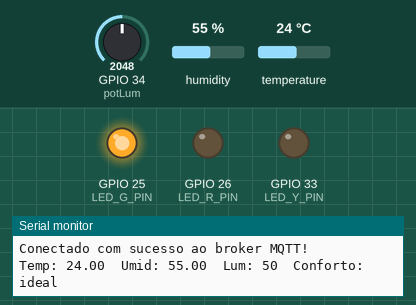
Bench run of a sketch on a simulated ESP32. Parts: output pins drawn as LEDs (lit = HIGH), the last lines printed to the serial monitor. Inputs (shaded band) come from the test bench; at power-on: humidity 55 %, GPIO 34 (potLum) = 2048, temperature 24 °C. WiFi joins after 1.5 s; servers stay silent unless stated; no MQTT or app messages arrive unless stated; pins used as bus, display or sensor lines are not drawn.

Above: at 10.4 s.
10.5 s: humidity set to 41 %
15.4 s: humidity set to 38 %
At 20.4 s:
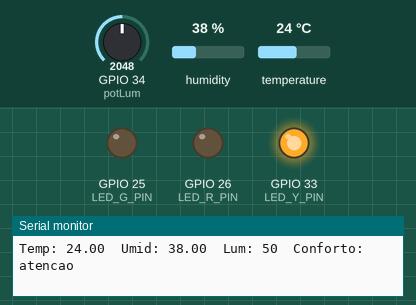
20.7 s: GPIO 34 (potLum) set to 1255
25.4 s: GPIO 34 (potLum) set to 1166
At 30.0 s:
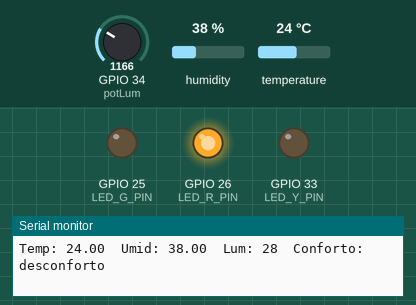
Timing chart, 0 to 31.5 s (numbered marks = the images above; inputs shaded):
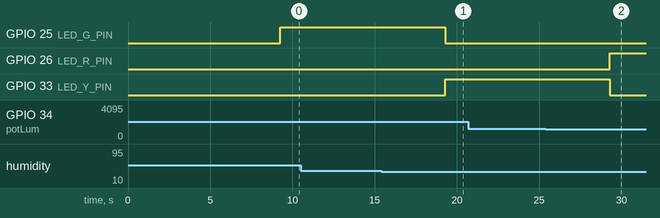

Measured:
- the behaviour switches between 40 and 39 % on humidity (found by bisection; images 0 and 1)
- the behaviour switches between 1229 and 1228 on GPIO 34 (potLum) (found by bisection; images 1 and 2)
- after the input at 15.4 s, GPIO 25 (LED_G_PIN): HIGH → LOW after 3.9 s; GPIO 33 (LED_Y_PIN): LOW → HIGH after 3.9 s
- after the input at 25.4 s, GPIO 26 (LED_R_PIN): LOW → HIGH after 3.9 s; GPIO 33 (LED_Y_PIN): HIGH → LOW after 3.9 s

The sketch:

GS-2.ino
```cpp
#include <WiFi.h>
#include <PubSubClient.h>
#include <DHT.h>

// Configurações - variáveis editáveis
const char* default_SSID = "Wokwi-GUEST"; // Nome da rede Wi-Fi
const char* default_PASSWORD = ""; // Senha da rede Wi-Fi
const char* default_BROKER_MQTT = "51.120.0.220";// IP do Broker MQTT
const int default_BROKER_PORT = 1883; // Porta do Broker MQTT
const char* default_TOPICO_SUBSCRIBE = "/TEF/lamp001/cmd"; // Tópico MQTT de escuta
const char* default_TOPICO_PUBLISH_1 = "/TEF/lamp001/attrs"; // Tópico MQTT de envio de informações para Broker
const char* default_TOPICO_PUBLISH_2 = "/TEF/lamp001/attrs/l"; // Tópico MQTT de envio de informações para Broker luminosity
const char* default_TOPICO_PUBLISH_3 = "/TEF/lamp001/attrs/h"; // humidity
const char* default_TOPICO_PUBLISH_4 = "/TEF/lamp001/attrs/t"; // temperature
const char* default_TOPICO_PUBLISH_5 = "/TEF/lamp001/attrs/d"; // Distancia
const char* default_ID_MQTT = "fiware_001"; // ID MQTT
const int default_D4 = 2; // Pino do LED onboard
// Declaração da variável para o prefixo do tópico
const char* topicPrefix = "lamp001";

// Variáveis para configurações editáveis
char* SSID = const_cast<char*>(default_SSID);
char* PASSWORD = const_cast<char*>(default_PASSWORD);
char* BROKER_MQTT = const_cast<char*>(default_BROKER_MQTT);
int BROKER_PORT = default_BROKER_PORT;
char* TOPICO_SUBSCRIBE = const_cast<char*>(default_TOPICO_SUBSCRIBE);
char* TOPICO_PUBLISH_1 = const_cast<char*>(default_TOPICO_PUBLISH_1);
char* TOPICO_PUBLISH_2 = const_cast<char*>(default_TOPICO_PUBLISH_2);
char* TOPICO_PUBLISH_3 = const_cast<char*>(default_TOPICO_PUBLISH_3);
char* TOPICO_PUBLISH_4 = const_cast<char*>(default_TOPICO_PUBLISH_4);
char* TOPICO_PUBLISH_5 = const_cast<char*>(default_TOPICO_PUBLISH_5);
char* ID_MQTT = const_cast<char*>(default_ID_MQTT);
int D4 = default_D4;

WiFiClient espClient;
PubSubClient MQTT(espClient);
char EstadoSaida = '0';

// Temperatura e Umidade com DHT22
#define DHTPIN 15 // Pino GPIO15 do ESP32 para o DHT22
#define DHTTYPE DHT22 // Tipo de sensor DHT (DHT22)
DHT dht(DHTPIN, DHTTYPE);

// Definindo portas LED
#define LED_R_PIN 26
#define LED_G_PIN 25
#define LED_Y_PIN 33

void initSerial() {
    Serial.begin(115200);
}

void initWiFi() {
    delay(10);
    Serial.println("------Conexao WI-FI------");
    Serial.print("Conectando-se na rede: ");
    Serial.println(SSID);
    Serial.println("Aguarde");
    reconectWiFi();
}

void initMQTT() {
    MQTT.setServer(BROKER_MQTT, BROKER_PORT);
    MQTT.setCallback(mqtt_callback);
}

void setup() {
    InitOutput();
    initSerial();
    dht.begin();
    initWiFi();
    initMQTT();
    delay(5000);

    pinMode(LED_R_PIN, OUTPUT);
    pinMode(LED_G_PIN, OUTPUT);
    pinMode(LED_Y_PIN, OUTPUT);

    digitalWrite(LED_R_PIN, LOW);
    digitalWrite(LED_G_PIN, LOW);
    digitalWrite(LED_Y_PIN, LOW);
}

void loop() {
    // 1) Garante que Wi-Fi e MQTT estão conectados
    VerificaConexoesWiFIEMQTT();
    MQTT.loop();

    // 2) Faz uma leitura completa do ambiente
    handleLuminosity();

    // 3) Espera 5 segundos até a próxima medição
    delay(5000);
}


void reconectWiFi() {
    if (WiFi.status() == WL_CONNECTED)
        return;
    WiFi.begin(SSID, PASSWORD);
    while (WiFi.status() != WL_CONNECTED) {
        delay(1000);
        Serial.print(".");
    }
    Serial.println();
    Serial.println("Conectado com sucesso na rede ");
    Serial.print(SSID);
    Serial.println("IP obtido: ");
    Serial.println(WiFi.localIP());

    // Garantir que o LED inicie desligado
    digitalWrite(D4, LOW);
}

void mqtt_callback(char* topic, byte* payload, unsigned int length) {
    String msg;
    for (int i = 0; i < length; i++) {
        char c = (char)payload[i];
        msg += c;
    }
    Serial.print("- Mensagem recebida: ");
    Serial.println(msg);

    // Forma o padrão de tópico para comparação
    String onTopic = String(topicPrefix) + "@on|";
    String offTopic = String(topicPrefix) + "@off|";

    // Compara com o tópico recebido
    if (msg.equals(onTopic)) {
        digitalWrite(D4, HIGH);
        EstadoSaida = '1';
    }

    if (msg.equals(offTopic)) {
        digitalWrite(D4, LOW);
        EstadoSaida = '0';
    }
}

void VerificaConexoesWiFIEMQTT() {
    if (!MQTT.connected())
        reconnectMQTT();
    reconectWiFi();
}

void EnviaEstadoOutputMQTT() {
    if (EstadoSaida == '1') {
        MQTT.publish(TOPICO_PUBLISH_1, "s|on");
        Serial.println("- Led Ligado");
    }

    if (EstadoSaida == '0') {
        MQTT.publish(TOPICO_PUBLISH_1, "s|off");
        Serial.println("- Led Desligado");
    }
    Serial.println("- Estado do LED onboard enviado ao broker!");
    delay(5000);
}

void InitOutput() {
    pinMode(D4, OUTPUT);
    digitalWrite(D4, HIGH);
    boolean toggle = false;

    for (int i = 0; i <= 10; i++) {
        toggle = !toggle;
        digitalWrite(D4, toggle);
        delay(200);
    }
}

void reconnectMQTT() {
    while (!MQTT.connected()) {
        Serial.print("* Tentando se conectar ao Broker MQTT: ");
        Serial.println(BROKER_MQTT);
        if (MQTT.connect(ID_MQTT)) {
            Serial.println("Conectado com sucesso ao broker MQTT!");
            MQTT.subscribe(TOPICO_SUBSCRIBE);
        } else {
            Serial.println("Falha ao reconectar no broker.");
            Serial.println("Haverá nova tentativa de conexão em 2s");
            delay(2000);
        }
    }
}

void handleLuminosity() {
    // 1) Leitura da luminosidade no pino 34 (LDR ou potenciometro)
    const int potLum = 34;
    int sensorValue = analogRead(potLum);
    int luminosity = map(sensorValue, 0, 4095, 0, 100); // 0 a 100 %

    // 2) Leitura dos sensores de temperatura e umidade (DHT22)
    float h = dht.readHumidity();
    float t = dht.readTemperature();

    if (isnan(h) || isnan(t)) {
      Serial.println("Falha ao ler o sensor DHT22!");
      return;
    }

    // 3) Publica os valores brutos nos tópicos que você já usa
    String msgLum = String(luminosity);
    MQTT.publish(TOPICO_PUBLISH_2, msgLum.c_str()); // luminosidade

    String msgHum = String(h);
    MQTT.publish(TOPICO_PUBLISH_3, msgHum.c_str()); // umidade

    String msgTemp = String(t);
    MQTT.publish(TOPICO_PUBLISH_4, msgTemp.c_str()); // temperatura

    // 4) Calcula o "score" de conforto
    // Regras:
    //  - Temperatura ideal: 20 a 26 C
    //  - Umidade ideal:     40 a 60 %
    //  - Luminosidade ideal:30 a 80 %
    int score = 0;
    if (t >= 20 && t <= 26) score++;
    if (h >= 40 && h <= 60) score++;
    if (luminosity >= 30 && luminosity <= 80) score++;

    String comfort;
    if (score == 3) {
      comfort = "ideal";
    } else if (score == 2) {
      comfort = "atencao";
    } else {
      comfort = "desconforto";
    }

    // 5) Atualiza os LEDs de status
    // LED_G_PIN -> verde   (ideal)
    // LED_Y_PIN -> amarelo (atencao)
    // LED_R_PIN -> vermelho(desconforto)

    if (comfort == "ideal") {
      digitalWrite(LED_G_PIN, HIGH);
      digitalWrite(LED_Y_PIN, LOW);
      digitalWrite(LED_R_PIN, LOW);
    } else if (comfort == "atencao") {
      digitalWrite(LED_G_PIN, LOW);
      digitalWrite(LED_Y_PIN, HIGH);
      digitalWrite(LED_R_PIN, LOW);
    } else { // desconforto
      digitalWrite(LED_G_PIN, LOW);
      digitalWrite(LED_Y_PIN, LOW);
      digitalWrite(LED_R_PIN, HIGH);
    }

    // 6) Publica um resumo do conforto no tópico principal
    // Formato FIWARE: "comfort|ideal" etc.
    String msgComfort = "comfort|" + comfort;
    MQTT.publish(TOPICO_PUBLISH_1, msgComfort.c_str());

    // 7) Log no Serial para visualizar
    Serial.print("Temp: ");
    Serial.print(t);
    Serial.print("  Umid: ");
    Serial.print(h);
    Serial.print("  Lum: ");
    Serial.print(luminosity);
    Serial.print("  Conforto: ");
    Serial.println(comfort);
}
```
